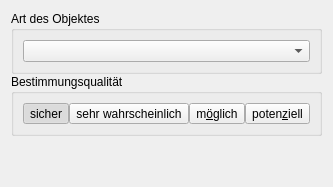
     <widget class="QWidget" name="tabAnthro">
      <property name="sizePolicy">
       <sizepolicy hsizetype="Preferred" vsizetype="Minimum">
        <horstretch>0</horstretch>
        <verstretch>0</verstretch>
       </sizepolicy>
      </property>
      <property name="autoFillBackground">
       <bool>true</bool>
      </property>
      <property name="dbvalue" stdset="0">
       <string>ANTHRO</string>
      </property>
      <attribute name="title">
       <string>Anthropogen</string>
      </attribute>
      <layout class="QVBoxLayout" name="verticalLayout_11">
       <property name="spacing">
        <number>0</number>
       </property>
       <item>
        <widget class="QGroupBox" name="gbxAnthroName">
         <property name="title">
          <string>Art des Objektes</string>
         </property>
         <layout class="QHBoxLayout" name="horizontalLayout_2">
          <item>
           <widget class="QComboBox" name="cmbAnthroName"/>
          </item>
         </layout>
        </widget>
       </item>
       <item>
        <widget class="QGroupBox" name="gbxAnthroQuality">
         <property name="title">
          <string>Bestimmungsqualität</string>
         </property>
         <layout class="QHBoxLayout" name="horizontalLayout_17">
          <property name="spacing">
           <number>0</number>
          </property>
          <item>
           <widget class="QToolButton" name="rbAnthroQual1">
            <property name="sizePolicy">
             <sizepolicy hsizetype="Preferred" vsizetype="Fixed">
              <horstretch>0</horstretch>
              <verstretch>0</verstretch>
             </sizepolicy>
            </property>
            <property name="text">
             <string comment="1">sicher</string>
            </property>
            <property name="checkable">
             <bool>true</bool>
            </property>
            <property name="checked">
             <bool>true</bool>
            </property>
            <property name="autoExclusive">
             <bool>true</bool>
            </property>
            <property name="dbvalue" stdset="0">
             <string>1</string>
            </property>
            <attribute name="buttonGroup">
             <string notr="true">buttongroup_anthro_confidence</string>
            </attribute>
           </widget>
          </item>
          <item>
           <widget class="QToolButton" name="rbAnthroQual2">
            <property name="sizePolicy">
             <sizepolicy hsizetype="Preferred" vsizetype="Fixed">
              <horstretch>0</horstretch>
              <verstretch>0</verstretch>
             </sizepolicy>
            </property>
            <property name="text">
             <string comment="2">sehr wahrscheinlich</string>
            </property>
            <property name="checkable">
             <bool>true</bool>
            </property>
            <property name="autoExclusive">
             <bool>true</bool>
            </property>
            <property name="dbvalue" stdset="0">
             <string>2</string>
            </property>
            <attribute name="buttonGroup">
             <string notr="true">buttongroup_anthro_confidence</string>
            </attribute>
           </widget>
          </item>
          <item>
           <widget class="QToolButton" name="rbAnthroQual3">
            <property name="sizePolicy">
             <sizepolicy hsizetype="Preferred" vsizetype="Fixed">
              <horstretch>0</horstretch>
              <verstretch>0</verstretch>
             </sizepolicy>
            </property>
            <property name="text">
             <string comment="3">m&amp;öglich</string>
            </property>
            <property name="checkable">
             <bool>true</bool>
            </property>
            <property name="autoExclusive">
             <bool>true</bool>
            </property>
            <property name="dbvalue" stdset="0">
             <string>3</string>
            </property>
            <attribute name="buttonGroup">
             <string notr="true">buttongroup_anthro_confidence</string>
            </attribute>
           </widget>
          </item>
          <item>
           <widget class="QToolButton" name="rbAnthroQual4">
            <property name="sizePolicy">
             <sizepolicy hsizetype="Preferred" vsizetype="Fixed">
              <horstretch>0</horstretch>
              <verstretch>0</verstretch>
             </sizepolicy>
            </property>
            <property name="text">
             <string comment="4">poten&amp;ziell</string>
            </property>
            <property name="checkable">
             <bool>true</bool>
            </property>
            <property name="autoExclusive">
             <bool>true</bool>
            </property>
            <property name="dbvalue" stdset="0">
             <string>4</string>
            </property>
            <attribute name="buttonGroup">
             <string notr="true">buttongroup_anthro_confidence</string>
            </attribute>
           </widget>
          </item>
         </layout>
        </widget>
       </item>
       <item>
        <spacer name="verticalSpacer_4">
         <property name="orientation">
          <enum>Qt::Vertical</enum>
         </property>
         <property name="sizeHint" stdset="0">
          <size>
           <width>20</width>
           <height>40</height>
          </size>
         </property>
        </spacer>
       </item>
      </layout>
     </widget>
